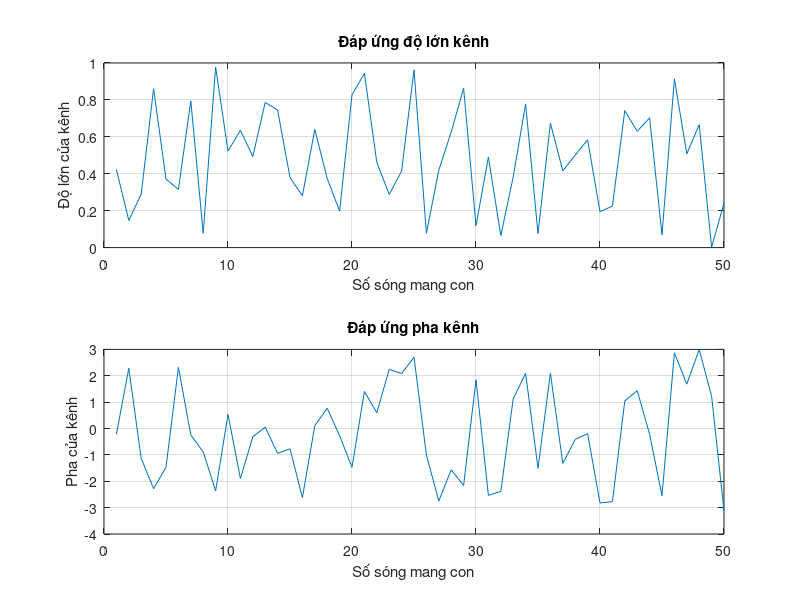
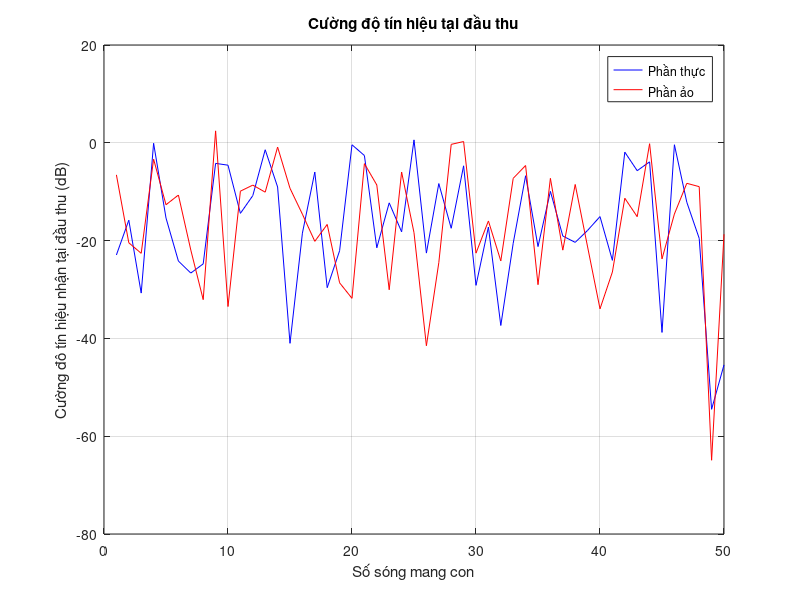
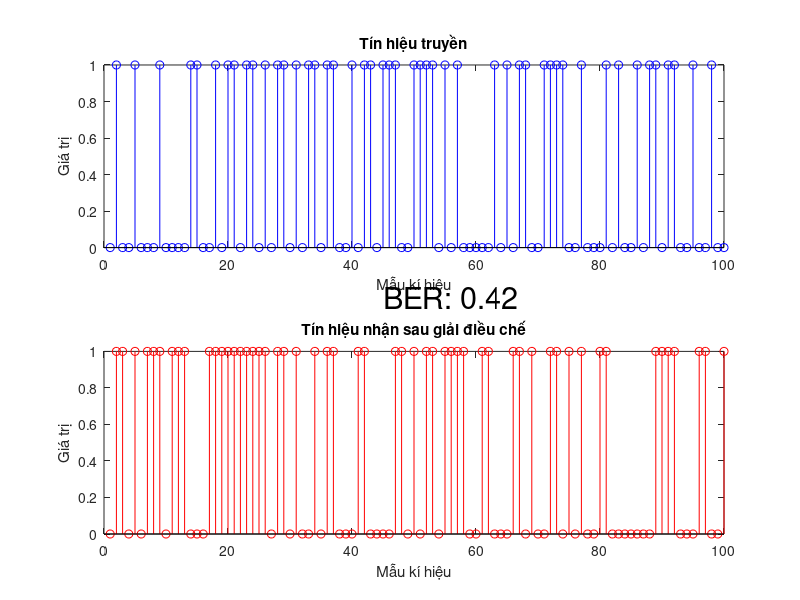

The MATLAB source for these figures, in order:
% Thông số mô phỏng
numSymbols = 100;      % Số lượng ký hiệu - mẫu thử
numSubcarriers = 50;    % Số lượng sóng mang con
symbolRate = 10^2;       % Tốc độ truyền ký hiệu - tính bằng Hz
channelBandwidth = 10^3; % Băng thông kênh truyền - tính bằng Hz

% Khởi tạo nguồn dữ liệu truyền - mỗi sóng mang con sẽ truyền số ký hiệu = tống ký hiệu/số sóng mang
bits = randi([0, 1], numSubcarriers, numSymbols/numSubcarriers);
plt_bits = reshape(transpose(bits), [1, numSymbols]);

% Điều chế BPSK
symbols = zeros(numSubcarriers, numSymbols/numSubcarriers);
for i = 1:numSubcarriers
    symbols(i, :) = 2*(bits(i, :)) - 1;
end

% Khởi tạo kênh
fadingCoefficients = (randn(numSubcarriers, numSymbols/numSubcarriers) + 1i * randn(numSubcarriers, numSymbols/numSubcarriers)) / sqrt(2);

% Khởi tạo đáp ứng tần số cho kênh
frequencyResponse = zeros(numSubcarriers, numSymbols/numSubcarriers);
for i = 1:numSubcarriers
    magnitude = rand(1, numSymbols/numSubcarriers);
    phase = 2 * pi * rand(1, numSymbols/numSubcarriers);
    frequencyResponse(i, :) = magnitude .* exp(1i * phase);
end

% Thêm kênh truyền vào đường truyền tín hiệu
receivedSymbols = zeros(numSubcarriers, numSymbols/numSubcarriers);
for i = 1:numSymbols/numSubcarriers
    receivedSymbols(:, i) = symbols(:, i) .* frequencyResponse(:, i) .* fadingCoefficients(:, i);
end

% Giải điều chế BPSK
receivedSymbols_ts = reshape(transpose(receivedSymbols), [1, numSymbols]);
receivedSymbols_demodulation = real(receivedSymbols_ts) > 0;

% Tính tỉ lệ lỗi bit (BER)
numErrors = sum(plt_bits ~= receivedSymbols_demodulation);
ber = numErrors / numSymbols;

% Vẽ đồ thị đáp ứng
figure;
subplot(2, 1, 1);
plot(1:numSubcarriers, abs(frequencyResponse(:, 1)));
title('Đáp ứng độ lớn kênh');
xlabel('Số sóng mang con');
ylabel('Độ lớn của kênh');
grid on;

subplot(2, 1, 2);
plot(1:numSubcarriers, angle(frequencyResponse(:, 1)));
title('Đáp ứng pha kênh');
xlabel('Số sóng mang con');
ylabel('Pha của kênh');
grid on;

% Plot the received symbols
figure;
plot(1:numSubcarriers, 10*log10(abs(real(receivedSymbols(:, 1)).^2)), 'b');
hold on;
plot(1:numSubcarriers, 10*log10(abs(imag(receivedSymbols(:, 1)).^2)), 'r');
xlabel('Số sóng mang con');
ylabel('Cường đô tín hiệu nhận tại đầu thu (dB)');
title('Cường độ tín hiệu tại đầu thu');
legend('Phần thực','Phần ảo');
hold off;
grid on;

% Vẽ đồ thị tín hiệu truyền, nhận và BER
figure;
t = 1:numSymbols;

subplot(2,1,1);
stem(t, plt_bits, 'b')
title('Tín hiệu truyền');
xlabel('Mẫu kí hiệu');
ylabel('Giá trị');
hold on;

subplot(2,1,2);
stem(t, receivedSymbols_demodulation, 'r');
title('Tín hiệu nhận sau giải điều chế');
xlabel('Mẫu kí hiệu');
ylabel('Giá trị');
text(0.45, 1.3, ['BER: ' num2str(ber)], 'Units', 'normalized', 'Fontsize', 22);
hold off;
